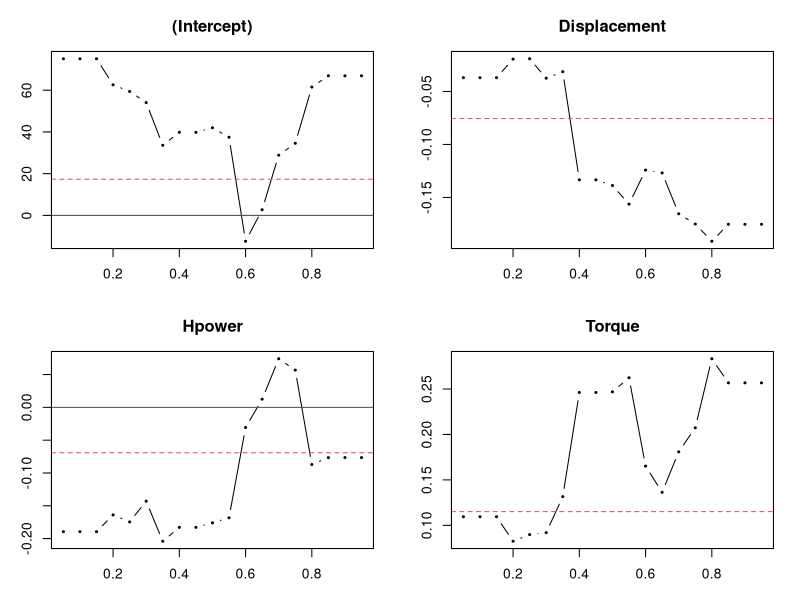
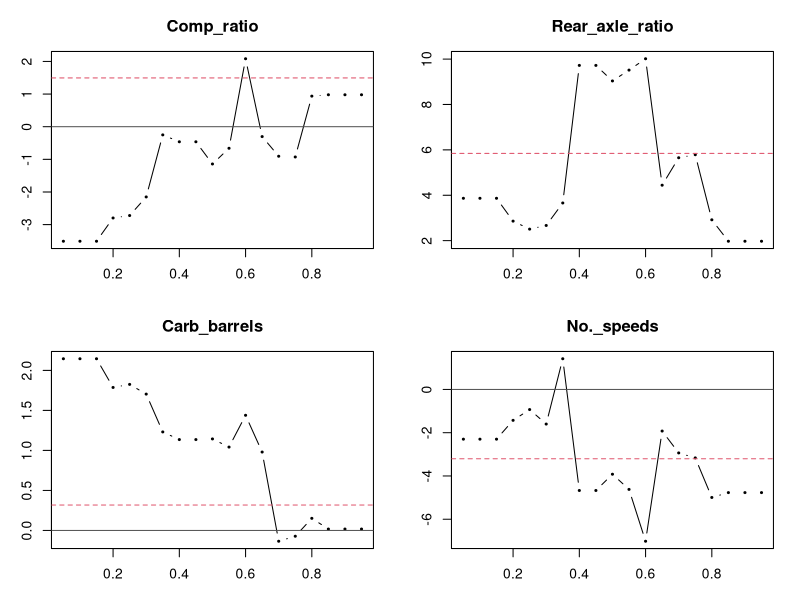
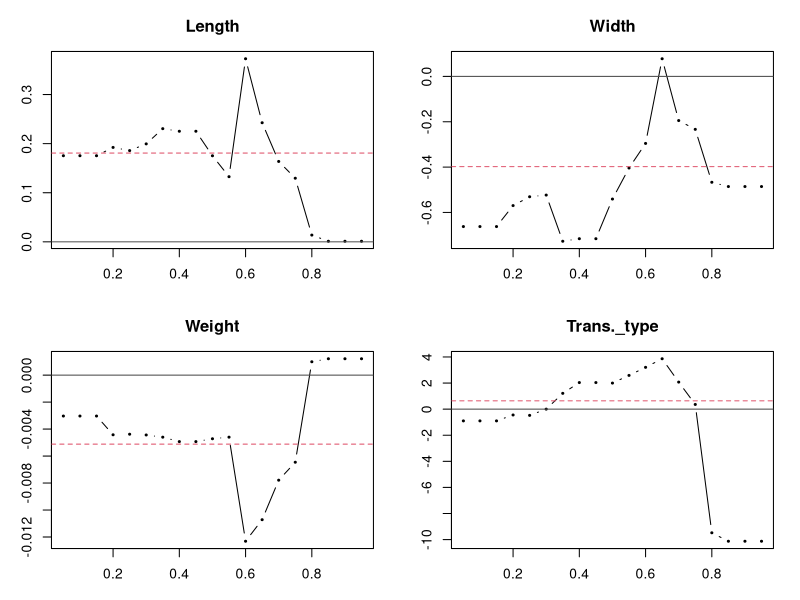
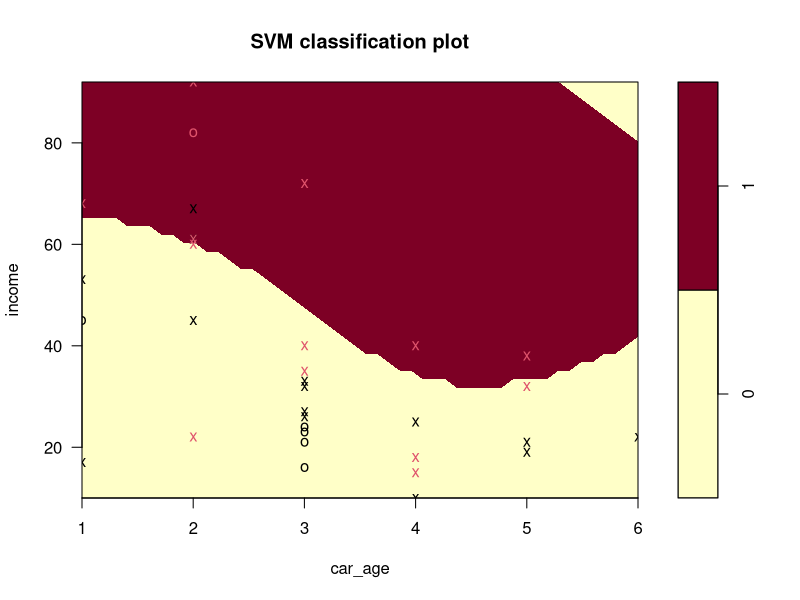

R code for these plots, in order:
## ---- chunk 1
knitr::opts_chunk$set(echo = TRUE)
## ---- chunk 2
library(quantreg)
## ---- chunk 3
gas <- read.csv("gas_mileage.csv",header=T)
## ---- chunk 4
fit <- rq(Mpg~.,tau=seq(0.05, 0.95, by=0.05), data=gas)
summary(fit)
## ---- chunk 5
plot.rqs(fit,mfrow=c(2,2))
## ---- chunk 6
fit2 <- rq(Mpg~.,tau=0.5, data=gas)
summary.rq(fit2,se="boot")
## ---- chunk 7
library(e1071)
## ---- chunk 8
car <- read.csv("car.csv",header=T)
## ---- chunk 9
svm <- svm(factor(y)~., data=car)
summary(svm)
## ---- chunk 10
plot(svm, car, income~car_age)
## ---- chunk 11
newdata <- with(car, data.frame(income=50,car_age=5))

predict(svm, newdata = newdata, type = "response")
